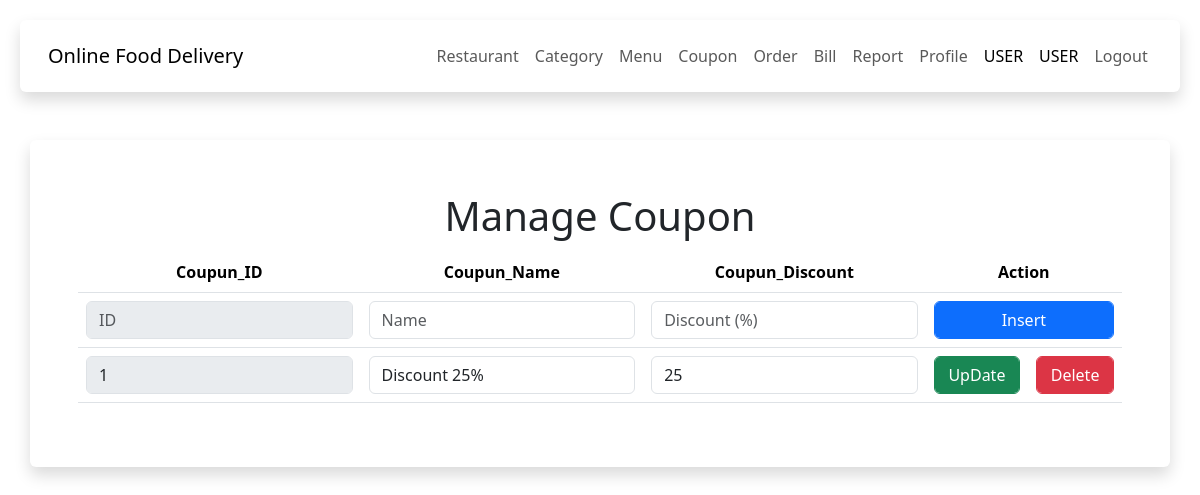
/manage_coupon.php (signed in), run on the app's committed database.
### tables this page shows
CREATE TABLE `coupon` (
  `coupon_id` int(11) NOT NULL,
  `coupon_name` varchar(50) NOT NULL,
  `coupon_discount` int(3) NOT NULL
);

### manage_coupon.php (the view, shortened to what this page needs)
<!DOCTYPE html>
<html lang="en">
<head>
    <?php include('../asset/head/head-rest.php'); ?>
</head>
<body>
    <div class="content">
        <div class="container shadow p-5 mb-5 bg-body rounded">
        <h1 align="center" class="p-1">Manage Coupon</h1>
            <table class="table">
                <thead align="center">
                    <th>Coupun_ID</th>
                    <th>Coupun_Name</th>
                    <th>Coupun_Discount</th>
                    <th colspan="2">Action</th>
                </thead>
                <tbody>
                    <form action="config_coupon.php" method="POST">
                        <td><input type="text" name="coupon_id" class="form-control" placeholder="ID" disabled></td>
                        <td><input type="text" name="coupon_name" class="form-control" placeholder="Name"></td>
                        <td><input type="text" name="coupon_discount" class="form-control" placeholder="Discount (%)"></td>
                        <center>
                            <td colspan="2"><button type="submit" name="insert"
                                    class="btn btn-primary form-control">Insert</button></td>
                        </center>
                    </form>
                </tbody>
                <?php
                    include('../connect.php');
                    $sql ="SELECT * FROM coupon";
                    $query = mysqli_query($conn,$sql);
                    while($result = mysqli_fetch_array($query)){
            ?>
                <tbody>
                    <form action="config_coupon.php" method="POST">
                        <td><input type="text" name="coupon_id" disabled class="form-control"
                                value="<?php echo $result['coupon_id']; ?>"></td>
                        <td><input type="text" name="coupon_name" class="form-control"
                                value="<?php echo $result['coupon_name']; ?>"></td>
                        <td><input type="text" name="coupon_discount" class="form-control"
                                value="<?php echo $result['coupon_discount']; ?>"></td>
                        <td><button type="submit" name="update" class="btn btn-success form-control">UpDate</button>
                        </td>
                        <td><button type="submit" name="delete" class="btn btn-danger form-control">Delete</button>
                        </td>
                </tbody>
                <?php } ?>
            </table>
        </div>
    </div>
</body>
</html>

### head-rest.php (style rules this page uses)
body { padding: 20px; }

### data on the page
coupon: coupon_id "1", coupon_name "Discount 25%", coupon_discount "25"

### other printed values
$_SESSION["mem_name"] "USER"
$_SESSION["mem_last"] "USER"
